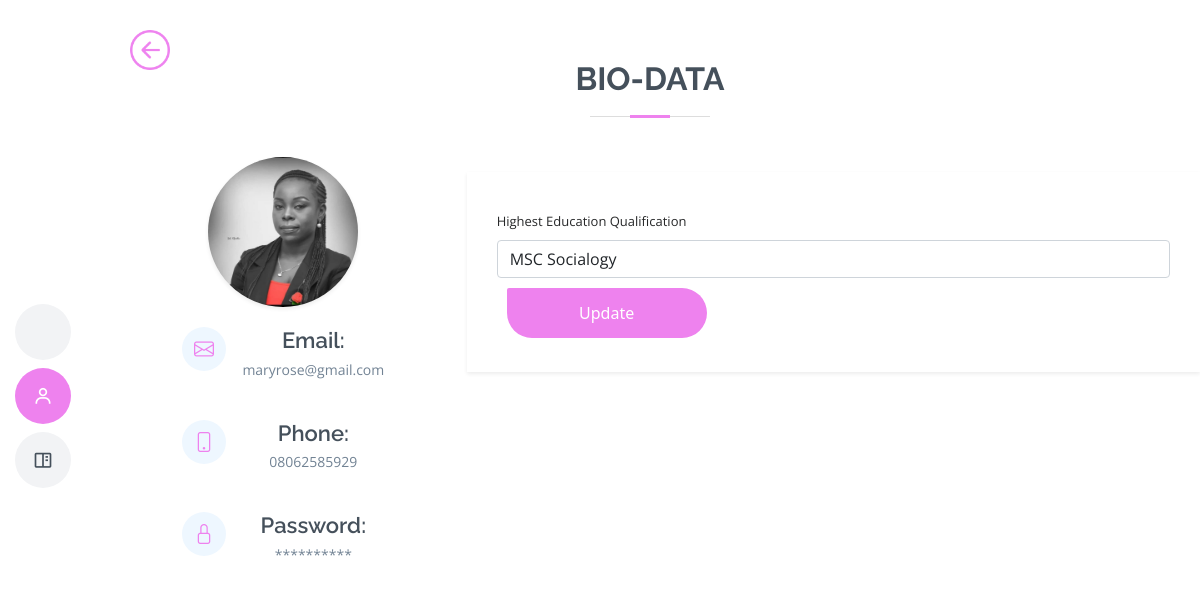
The page /edu (signed in) on the database its author committed.
### fc/models.py (models this page shows)
class User(db.Model, UserMixin):
    id = db.Column(db.Integer, primary_key=True)
    username = db.Column(db.String(255), nullable=True)
    name = db.Column(db.String(255), nullable=True)
    email = db.Column(db.String(255), unique=True, nullable=True)
    password = db.Column(db.String(255), nullable=False)
    secret_key = db.Column(db.String(255), nullable=True)
    phone = db.Column(db.String(255), nullable=True)
    gender = db.Column(db.String(255), nullable=True)
    state_of_origin = db.Column(db.String(255), nullable=True)
    country = db.Column(db.String(255), nullable=True)
    created_at = db.Column(db.DateTime(), default=datetime.utcnow)
    date_of_birth =db.Column(db.String(255), nullable=True)
    image = db.Column(db.String(255), nullable=True, default='default.jpg')
    fc_image = db.Column(db.String(255), nullable=True, default='default.jpg')
    pro_status = db.Column(db.String(255), nullable=True, default= 0)
    active = db.Column(db.Boolean())
    confirmed_at = db.Column(db.DateTime())

class Worker(db.Model, UserMixin):
    id = db.Column(db.Integer, primary_key=True)
    fc_id = db.Column(db.String(255), nullable=False)
    name = db.Column(db.String(255), nullable=False)
    email = db.Column(db.String(255), unique=True, nullable=False)
    phone = db.Column(db.String(255), unique=True, nullable=False)
    role = db.Column(db.String(255), nullable=False)
    gender = db.Column(db.String(255), nullable=False)
    date_of_birth =db.Column(db.String(255), nullable=True)
    country = db.Column(db.String(255), nullable=True)
    city = db.Column(db.String(255), nullable=True)
    age = db.Column(db.String(255), nullable=True)
    about = db.Column(db.String(255), nullable=True)
    id_card = db.Column(db.String(255), nullable=True)
    marrital_status = db.Column(db.String(255), nullable=True)
    education = db.Column(db.String(255), nullable=True)
    religion = db.Column(db.String(255), nullable=True)
    languages = db.Column(db.String(255), nullable=True)
    hobbies = db.Column(db.String(255), nullable=True)
    number_of_jobs = db.Column(db.String(255), nullable=True)
    stars = db.Column(db.String(255), nullable=True)
    fc_image = db.Column(db.String(255), nullable=True, default='default.jpg')
    image = db.Column(db.String(255), nullable=True, default='default.jpg')
    completed_at = db.Column(db.DateTime(), default=datetime.utcnow)
    status = db.Column(db.String(255), nullable=True, default= 0)
    active = db.Column(db.Boolean())
    confirmed_at = db.Column(db.DateTime())

### fc/routes.py (the view)
@app.route('/edu' , methods=['GET', 'POST'])
@login_required
def editedu():
  update_edu = Worker.query.filter_by(email=current_user.email).first()
  form = UpdateEducationForm()
  if form.validate_on_submit():
    update_edu.education = form.education.data
    db.session.commit()
    return redirect (url_for('profile'))
  elif request.method == 'GET':
    form.education.data = update_edu.education
  image = url_for('static', filename='user_uploads/' + str(current_user.fc_image))
  return render_template('/editedu.html', title='Edit Education', image = image, form = form)

### fc/forms.py
class UpdateEducationForm(FlaskForm):
    education = StringField('Highest Education Qualification', validators=[DataRequired(), Length(min=2, max=100, message=('Please enter your Highest Education Qualification'))])
    submit = SubmitField ('Update')

### fc/__init__.py (called while the page is built)
@login_manager.user_loader
def load_user(user_id):
	return User.query.get(int(user_id))

### fc/templates/editedu.html (shortened to what this page needs)
<!DOCTYPE html>
<html lang="en">
<head>
  <link href="/static/profile_style/assets/vendor/aos/aos.css" rel="stylesheet">
  <link href="/static/profile_style/assets/vendor/bootstrap/css/bootstrap.min.css" rel="stylesheet">
  <link href="/static/profile_style/assets/vendor/bootstrap-icons/bootstrap-icons.css" rel="stylesheet">
  <link href="/static/profile_style/assets/vendor/boxicons/css/boxicons.min.css" rel="stylesheet">
  <link href="/static/profile_style/assets/vendor/glightbox/css/glightbox.min.css" rel="stylesheet">
  <link href="/static/profile_style/assets/vendor/swiper/swiper-bundle.min.css" rel="stylesheet">
  <link href="/static/profile_style/assets/css/style.css" rel="stylesheet">
</head>
<body>
  <header id="header" class="d-flex flex-column justify-content-center">
    <nav id="navbar" class="navbar nav-menu">
      <ul>
        <li><a href="{{ url_for('field') }}" class="nav-link scrollto ">   <span>Home</span></a></li>
        <li><a href="#resume" class="nav-link scrollto active"><i class="bx bx-user"></i> <span>About Me</span></a></li>
        <li><a href="#portfolio" class="nav-link scrollto"><i class="bx bx-book-content"></i> <span>My Services</span></a></li>
      </ul>
    </nav>
  </header>
  <main id="main">
  <div style="margin:30px; width:400px; display:flex; position: fixed; z-index:900">
<a href="{{url_for('profile') }}">
  <img src="/static/profile_style/assets/img/new/back-button1.png" alt="back-button"  style="width:40px; height:40px;">
</a>
</div>
 <section id="contact" class="contact">
      <div class="container" data-aos="fade-up">
        <div class="section-title ">
          <h2>Bio-data</h2>
        </div>
        <div class="row mt-1 ">
          <div class="col-lg-4" style="margin-top:-15px">
          <center>
          <img src="{{image}}" class=" card border-0 shadow-sm" style="width:150px; height:150px; border-radius:100px;">
          </center>
          <center style="padding:20px 70px">
            <div class="info">
              <div class="address">
                 <i class="bi bi-envelope"></i>
                <h4 >Email:</h4>
                <p>{{current_user.email}}</p>
              </div>
              <div class="email">
                <i class="bi bi-phone"></i>
                <h4>Phone:</h4>
                <p>{{current_user.phone}}</p>
              </div>
              <div class="phone">
                <i class="bi bi-lock"></i>
                <h4>Password:</h4>
                <p>**********</p>
              </div>
            </div>
          </center>
          </div>
          <div class="col-lg-8 mt-5 mt-lg-0 border-1 shadow-sm" style="padding: 20px 30px; height:200px">
            <form method="post" action="{{ url_for('editedu') }}" enctype="multipart/form-data" accept-charset="UTF-8" autocomplete="off">
              <div class="form-group mt-3">
                {{ form.education.label(class="form-label", style="font-size:13px") }}
                      {% if form.education.errors %}
                      {{ form.education(class="form-control is-invalid") }}
                        <ul class="errors">
                          {% for error in form.education.errors %}
                            <li>{{ error }}</li>
                          {% endfor %}
                        </ul>
                        {% else %}
                         {{ form.education(class="form-control", id="md-phone") }}
                  {% endif %}
              </div>
              <div class="row">
              <div class="table_btn">
              {{ form.submit( class="btn", style="font-family:system-ui; font-weight:100; width:200px;height:50px;margin:10px;background-color:violet; padding:10px; color:#ffffff; border-bottom-right-radius:50px;border-bottom-left-radius:50px; border-top-right-radius:50px") }}
              </div>
            </form>
          </div>
        </div>
      </div>
    </section>
  </main>
</body>
</html>

### fc/static/profile_style/assets/css/style.css (style rules this page uses)
body { font-family: "Open Sans", sans-serif; color: #272829; }
a { color: violet; text-decoration: none; }
h1, h2, h3, h4, h5, h6 { font-family: "Raleway", sans-serif; }
#header { position: fixed; top: 0; left: 0; bottom: 0; z-index: 9997; transition: all 0.5s; padding: 15px; overflow-y: auto; }
@media (min-width: 992px) { #main { margin-left: 100px; } }
.nav-menu { padding: 0; display: block; }
.nav-menu * { margin: 0; padding: 0; list-style: none; }
.nav-menu > ul > li { position: relative; white-space: nowrap; }
.nav-menu a, .nav-menu a:focus { display: flex; align-items: center; color: #45505b; padding: 10px 18px; margin-bottom: 8px; transition: 0.3s; font-size: 15px; border-radius: 50px; background: #f2f3f5; height: 56px; width: 100%; overflow: hidden; transition: 0.3s; }
.nav-menu a i, .nav-menu a:focus i { font-size: 20px; }
@media (min-width: 992px) { .nav-menu a, .nav-menu a:focus { width: 56px; } }
.nav-menu a:hover, .nav-menu .active, .nav-menu .active:focus, .nav-menu li:hover > a { color: #fff; background: violet; }
section { padding: 60px 0; overflow: hidden; }
.section-title { text-align: center; padding-bottom: 30px; }
.section-title h2 { font-size: 32px; font-weight: bold; text-transform: uppercase; margin-bottom: 20px; padding-bottom: 20px; position: relative; color: #45505b; }
.section-title h2::before { content: ''; position: absolute; display: block; width: 120px; height: 1px; background: #ddd; bottom: 1px; left: calc(50% - 60px); }
.section-title h2::after { content: ''; position: absolute; display: block; width: 40px; height: 3px; background: violet; bottom: 0; left: calc(50% - 20px); }
.contact .info { width: 100%; background: #fff; }
.contact .info i { font-size: 20px; color: violet; float: left; width: 44px; height: 44px; background: #eef7ff; display: flex; justify-content: center; align-items: center; border-radius: 50px; transition: all 0.3s ease-in-out; }
.contact .info h4 { padding: 0 0 0 60px; font-size: 22px; font-weight: 600; margin-bottom: 5px; color: #45505b; }
.contact .info p { padding: 0 0 0 60px; margin-bottom: 0; font-size: 14px; color: #728394; }
.contact .info .email, .contact .info .phone { margin-top: 40px; }

### rows shown on the page
User: email "maryrose@gmail.com", phone "08062585929"
Worker: education "MSC Socialogy"
